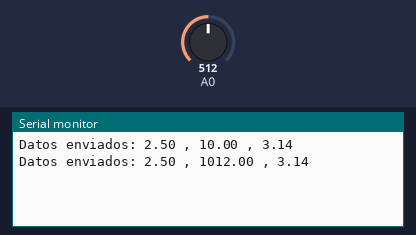
Bench run of a sketch on a simulated Arduino Uno, built with avr-gcc and run on an emulated ATmega328P. Parts: the last lines printed to the serial monitor. The inputs (shaded band) are chosen by the test bench; at power-on: A0 = 512. No radio packets arrive unless stated.

Above: at 1.8 s.
1.9 s: A0 set to 716
At 2.8 s:
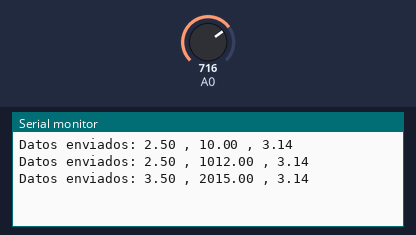
3.4 s: A0 set to 900
At 4.8 s:
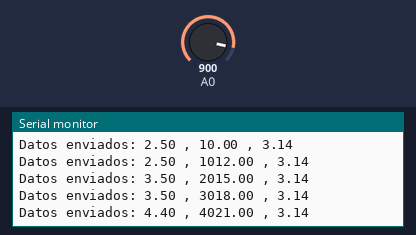
Timing chart, 0 to 6.4 s (numbered marks = the images above; inputs shaded):
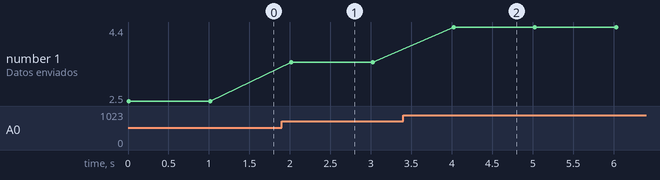

Measured:
- after the input at 1.9 s, the serial monitor: prints a new line after 0.12 s (image 1)
- after the input at 3.4 s, the serial monitor: prints a new line after 0.62 s (image 2)
- plotted number 1: 2.5 → 3.5 after the input at 1.9 s, 3.5 → 4.4 after the input at 3.4 s

The sketch:

NRF_test_radio_channel_transmitter.ino
```cpp
#include <SPI.h>
#include <nRF24L01.h>
#include <RF24.h>

//Declaremos los pines CE y el CSN
#define CSN_PIN 4 // D2 used for the nrf24 control (chip select)
#define CE_PIN 0 // D3 (chip enable)

//Variable con la dirección del canal por donde se va a transmitir
uint64_t CLIENT_ADDRESS = 507;
uint64_t SERVER_ADDRESS = 1000000 - CLIENT_ADDRESS; // 255 is the broadcast address
//creamos el objeto radio (NRF24L01)
RF24 radio(CE_PIN, CSN_PIN);

//vector con los datos a enviar
float datos[3];

void setup()
{
  //inicializamos el NRF24L01
  radio.begin();
  //inicializamos el puerto serie
  Serial.begin(9600);

  radio.begin();
  //radio.setDataRate( RF24_250KBPS );
  radio.setPALevel(RF24_PA_MAX);
  radio.setRetries(1,10); // delay, count

  //Abrimos un canal de escritura
  radio.openWritingPipe(SERVER_ADDRESS);


  //stop the readings
  radio.stopListening();

}

void loop()
{
 //cargamos los datos en la variable datos[]
 datos[0]=analogRead(0)* (5.0 / 1023.0);;
 datos[1]=millis();
 datos[2]=3.14;
 //enviamos los datos
 bool ok = radio.write(datos, sizeof(datos));
  //reportamos por el puerto serial los datos enviados
  if(ok)
  {
     Serial.print("Datos enviados: ");
     Serial.print(datos[0]);
     Serial.print(" , ");
     Serial.print(datos[1]);
     Serial.print(" , ");
     Serial.println(datos[2]);
  }
  else
  {
     Serial.println("no se ha podido enviar");
  }
  delay(1000);
}
```
